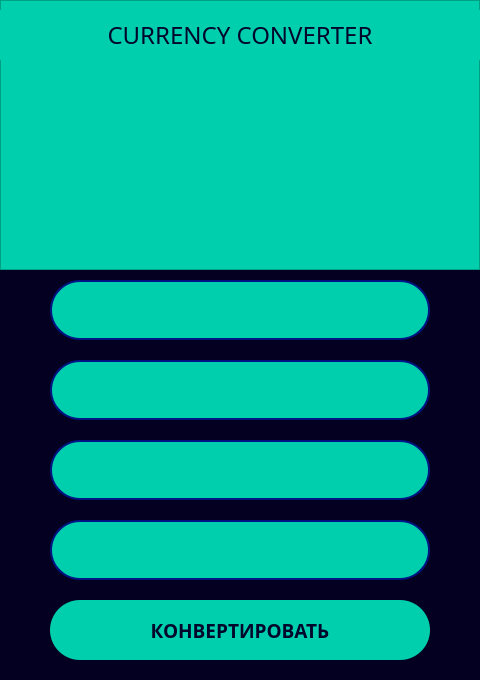
<?xml version="1.0" encoding="UTF-8"?>
<ui version="4.0">
 <class>MainWindow</class>
 <widget class="QMainWindow" name="MainWindow">
  <property name="geometry">
   <rect>
    <x>0</x>
    <y>0</y>
    <width>480</width>
    <height>680</height>
   </rect>
  </property>
  <property name="windowTitle">
   <string>MainWindow</string>
  </property>
  <widget class="QWidget" name="centralwidget">
   <property name="styleSheet">
    <string notr="true">background-color: rgb(3, 0, 34);</string>
   </property>
   <widget class="QFrame" name="frame">
    <property name="geometry">
     <rect>
      <x>0</x>
      <y>0</y>
      <width>480</width>
      <height>270</height>
     </rect>
    </property>
    <property name="styleSheet">
     <string notr="true">background-color: rgb(0, 207, 173);</string>
    </property>
    <property name="frameShape">
     <enum>QFrame::StyledPanel</enum>
    </property>
    <property name="frameShadow">
     <enum>QFrame::Raised</enum>
    </property>
    <widget class="QLabel" name="label">
     <property name="geometry">
      <rect>
       <x>0</x>
       <y>10</y>
       <width>480</width>
       <height>50</height>
      </rect>
     </property>
     <property name="font">
      <font>
       <family>Rockwell</family>
       <pointsize>18</pointsize>
      </font>
     </property>
     <property name="styleSheet">
      <string notr="true">color: rgb(0, 7, 44);</string>
     </property>
     <property name="text">
      <string>CURRENCY CONVERTER</string>
     </property>
     <property name="alignment">
      <set>Qt::AlignCenter</set>
     </property>
    </widget>
    <widget class="QLabel" name="label_2">
     <property name="geometry">
      <rect>
       <x>165</x>
       <y>75</y>
       <width>150</width>
       <height>150</height>
      </rect>
     </property>
     <property name="text">
      <string/>
     </property>
     <property name="pixmap">
      <pixmap>../../../../../../../Downloads/58902.png</pixmap>
     </property>
     <property name="alignment">
      <set>Qt::AlignCenter</set>
     </property>
    </widget>
   </widget>
   <widget class="QLineEdit" name="input_currency">
    <property name="geometry">
     <rect>
      <x>50</x>
      <y>280</y>
      <width>380</width>
      <height>60</height>
     </rect>
    </property>
    <property name="font">
     <font>
      <family>Rockwell</family>
      <pointsize>14</pointsize>
      <weight>75</weight>
      <bold>true</bold>
     </font>
    </property>
    <property name="styleSheet">
     <string notr="true">background-color: rgb(0, 207, 173);
border: 2px solid;
border-radius: 30;
color: rgb(0, 7, 44);
border-color: rgb(0, 19, 130);</string>
    </property>
    <property name="alignment">
     <set>Qt::AlignCenter</set>
    </property>
   </widget>
   <widget class="QLineEdit" name="input_amount">
    <property name="geometry">
     <rect>
      <x>50</x>
      <y>360</y>
      <width>380</width>
      <height>60</height>
     </rect>
    </property>
    <property name="font">
     <font>
      <family>Rockwell</family>
      <pointsize>14</pointsize>
      <weight>75</weight>
      <bold>true</bold>
     </font>
    </property>
    <property name="styleSheet">
     <string notr="true">background-color: rgb(0, 207, 173);
border: 2px solid;
border-radius: 30;
color: rgb(0, 7, 44);
border-color: rgb(0, 19, 130);</string>
    </property>
    <property name="alignment">
     <set>Qt::AlignCenter</set>
    </property>
   </widget>
   <widget class="QLineEdit" name="output_currency">
    <property name="geometry">
     <rect>
      <x>50</x>
      <y>440</y>
      <width>380</width>
      <height>60</height>
     </rect>
    </property>
    <property name="font">
     <font>
      <family>Rockwell</family>
      <pointsize>14</pointsize>
      <weight>75</weight>
      <bold>true</bold>
     </font>
    </property>
    <property name="styleSheet">
     <string notr="true">background-color: rgb(0, 207, 173);
border: 2px solid;
border-radius: 30;
color: rgb(0, 7, 44);
border-color: rgb(0, 19, 130);</string>
    </property>
    <property name="alignment">
     <set>Qt::AlignCenter</set>
    </property>
   </widget>
   <widget class="QLineEdit" name="output_amount">
    <property name="geometry">
     <rect>
      <x>50</x>
      <y>520</y>
      <width>380</width>
      <height>60</height>
     </rect>
    </property>
    <property name="font">
     <font>
      <family>Rockwell</family>
      <pointsize>14</pointsize>
      <weight>75</weight>
      <bold>true</bold>
     </font>
    </property>
    <property name="styleSheet">
     <string notr="true">background-color: rgb(0, 207, 173);
border: 2px solid;
border-radius: 30;
color: rgb(0, 7, 44);
border-color: rgb(0, 19, 130);</string>
    </property>
    <property name="alignment">
     <set>Qt::AlignCenter</set>
    </property>
   </widget>
   <widget class="QPushButton" name="pushButton">
    <property name="geometry">
     <rect>
      <x>50</x>
      <y>600</y>
      <width>380</width>
      <height>60</height>
     </rect>
    </property>
    <property name="font">
     <font>
      <family>Rockwell</family>
      <pointsize>14</pointsize>
      <weight>75</weight>
      <bold>true</bold>
     </font>
    </property>
    <property name="styleSheet">
     <string notr="true">QPushButton{
	background-color: rgb(0, 207, 173);
	color: rgb(0, 7, 44);
	border-radius: 30;
}

QPushButton:pressed{
	background-color: rgb(0, 170, 255);
	color: rgb(0, 7, 44);
	border-radius: 30;
}</string>
    </property>
    <property name="text">
     <string>КОНВЕРТИРОВАТЬ</string>
    </property>
   </widget>
  </widget>
 </widget>
 <resources/>
 <connections/>
</ui>
